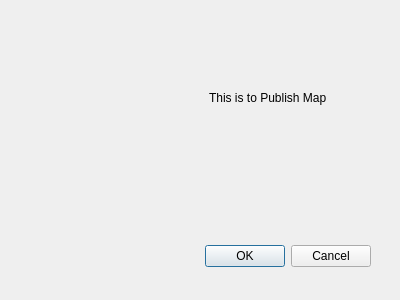
<?xml version="1.0" encoding="UTF-8"?>
<ui version="4.0">
 <class>Dialog</class>
 <widget class="QDialog" name="Dialog">
  <property name="geometry">
   <rect>
    <x>0</x>
    <y>0</y>
    <width>400</width>
    <height>300</height>
   </rect>
  </property>
  <property name="windowTitle">
   <string>Dialog</string>
  </property>
  <widget class="QDialogButtonBox" name="buttonBox">
   <property name="geometry">
    <rect>
     <x>30</x>
     <y>240</y>
     <width>341</width>
     <height>32</height>
    </rect>
   </property>
   <property name="orientation">
    <enum>Qt::Horizontal</enum>
   </property>
   <property name="standardButtons">
    <set>QDialogButtonBox::Cancel|QDialogButtonBox::Ok</set>
   </property>
  </widget>
  <widget class="QLabel" name="label">
   <property name="geometry">
    <rect>
     <x>209</x>
     <y>90</y>
     <width>133</width>
     <height>16</height>
    </rect>
   </property>
   <property name="text">
    <string>This is to Publish Map</string>
   </property>
  </widget>
 </widget>
 <resources/>
 <connections>
  <connection>
   <sender>buttonBox</sender>
   <signal>accepted()</signal>
   <receiver>Dialog</receiver>
   <slot>accept()</slot>
   <hints>
    <hint type="sourcelabel">
     <x>248</x>
     <y>254</y>
    </hint>
    <hint type="destinationlabel">
     <x>157</x>
     <y>274</y>
    </hint>
   </hints>
  </connection>
  <connection>
   <sender>buttonBox</sender>
   <signal>rejected()</signal>
   <receiver>Dialog</receiver>
   <slot>reject()</slot>
   <hints>
    <hint type="sourcelabel">
     <x>316</x>
     <y>260</y>
    </hint>
    <hint type="destinationlabel">
     <x>286</x>
     <y>274</y>
    </hint>
   </hints>
  </connection>
 </connections>
</ui>
